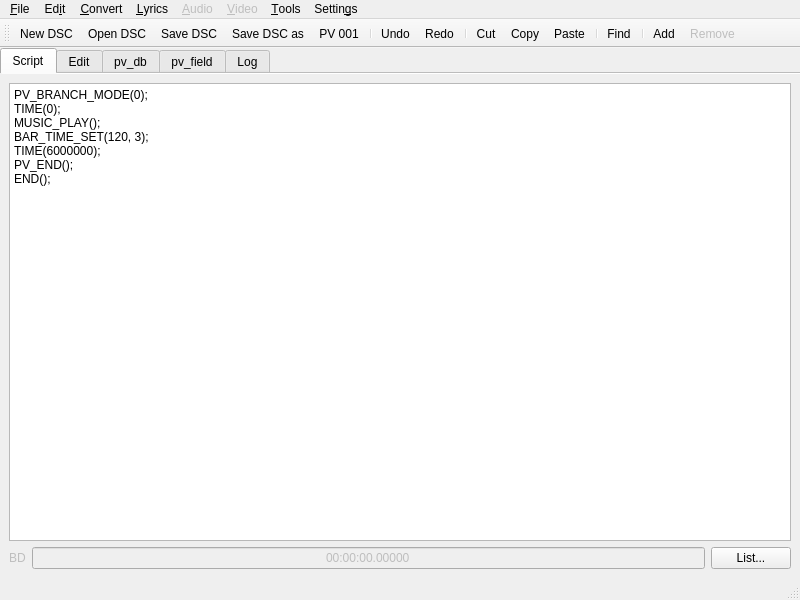
<?xml version="1.0" encoding="UTF-8"?>
<ui version="4.0">
 <class>MainWindow</class>
 <widget class="QMainWindow" name="MainWindow">
  <property name="geometry">
   <rect>
    <x>0</x>
    <y>0</y>
    <width>800</width>
    <height>600</height>
   </rect>
  </property>
  <property name="acceptDrops">
   <bool>true</bool>
  </property>
  <property name="windowTitle">
   <string>Open PD Script Editor</string>
  </property>
  <property name="windowIcon">
   <iconset resource="../res.qrc">
    <normaloff>:/2d/PokeSlow.png</normaloff>:/2d/PokeSlow.png</iconset>
  </property>
  <widget class="QWidget" name="centralwidget">
   <property name="acceptDrops">
    <bool>true</bool>
   </property>
   <layout class="QGridLayout" name="gridLayout">
    <property name="leftMargin">
     <number>0</number>
    </property>
    <property name="topMargin">
     <number>0</number>
    </property>
    <property name="rightMargin">
     <number>0</number>
    </property>
    <property name="bottomMargin">
     <number>0</number>
    </property>
    <property name="spacing">
     <number>0</number>
    </property>
    <item row="0" column="0">
     <widget class="QTabWidget" name="tabWidget">
      <property name="acceptDrops">
       <bool>true</bool>
      </property>
      <property name="currentIndex">
       <number>0</number>
      </property>
      <property name="documentMode">
       <bool>true</bool>
      </property>
      <widget class="QWidget" name="tab">
       <property name="acceptDrops">
        <bool>true</bool>
       </property>
       <attribute name="title">
        <string>Script</string>
       </attribute>
       <layout class="QGridLayout" name="gridLayout_2">
        <item row="0" column="0" colspan="2">
         <widget class="QPlainTextEdit" name="textEdit">
          <property name="lineWrapMode">
           <enum>QPlainTextEdit::NoWrap</enum>
          </property>
          <property name="plainText">
           <string>PV_BRANCH_MODE(0);
TIME(0);
MUSIC_PLAY();
BAR_TIME_SET(120, 3);
TIME(6000000);
PV_END();
END();</string>
          </property>
         </widget>
        </item>
        <item row="1" column="1">
         <widget class="QPushButton" name="pushButton_List">
          <property name="text">
           <string>List...</string>
          </property>
         </widget>
        </item>
        <item row="1" column="0">
         <widget class="QWidget" name="widget" native="true">
          <property name="enabled">
           <bool>false</bool>
          </property>
          <property name="acceptDrops">
           <bool>true</bool>
          </property>
          <layout class="QGridLayout" name="gridLayout_13">
           <property name="leftMargin">
            <number>0</number>
           </property>
           <property name="topMargin">
            <number>0</number>
           </property>
           <property name="rightMargin">
            <number>0</number>
           </property>
           <property name="bottomMargin">
            <number>0</number>
           </property>
           <item row="0" column="1">
            <widget class="QLineEdit" name="lineEdit_time">
             <property name="sizePolicy">
              <sizepolicy hsizetype="Expanding" vsizetype="Minimum">
               <horstretch>0</horstretch>
               <verstretch>0</verstretch>
              </sizepolicy>
             </property>
             <property name="acceptDrops">
              <bool>true</bool>
             </property>
             <property name="toolTip">
              <string>Timestamp</string>
             </property>
             <property name="text">
              <string>00:00:00.00000</string>
             </property>
             <property name="alignment">
              <set>Qt::AlignCenter</set>
             </property>
             <property name="readOnly">
              <bool>true</bool>
             </property>
            </widget>
           </item>
           <item row="0" column="0">
            <widget class="QLabel" name="label_Branch">
             <property name="acceptDrops">
              <bool>true</bool>
             </property>
             <property name="text">
              <string>BD</string>
             </property>
            </widget>
           </item>
          </layout>
         </widget>
        </item>
       </layout>
      </widget>
      <widget class="QWidget" name="tab_edit">
       <property name="enabled">
        <bool>false</bool>
       </property>
       <attribute name="title">
        <string>Edit</string>
       </attribute>
       <layout class="QGridLayout" name="gridLayout_5">
        <item row="0" column="0">
         <widget class="QTabWidget" name="tabWidget_edit_modules">
          <property name="acceptDrops">
           <bool>true</bool>
          </property>
          <property name="currentIndex">
           <number>0</number>
          </property>
          <widget class="QWidget" name="tab_edit_bar">
           <attribute name="title">
            <string>Bars</string>
           </attribute>
           <layout class="QGridLayout" name="gridLayout_6">
            <item row="0" column="0">
             <widget class="QTableWidget" name="tableWidget_edit">
              <property name="acceptDrops">
               <bool>true</bool>
              </property>
              <property name="editTriggers">
               <set>QAbstractItemView::NoEditTriggers</set>
              </property>
             </widget>
            </item>
           </layout>
          </widget>
          <widget class="QWidget" name="tab_edit_modules">
           <attribute name="title">
            <string>Modules</string>
           </attribute>
           <layout class="QGridLayout" name="gridLayout_11">
            <item row="0" column="0">
             <widget class="QListWidget" name="listWidget_edit_modules">
              <property name="acceptDrops">
               <bool>true</bool>
              </property>
              <property name="editTriggers">
               <set>QAbstractItemView::NoEditTriggers</set>
              </property>
             </widget>
            </item>
           </layout>
          </widget>
          <widget class="QWidget" name="tab_edit_stages">
           <attribute name="title">
            <string>Stages</string>
           </attribute>
           <layout class="QGridLayout" name="gridLayout_7">
            <item row="0" column="0">
             <widget class="QListWidget" name="listWidget_edit_stages">
              <property name="acceptDrops">
               <bool>true</bool>
              </property>
              <property name="editTriggers">
               <set>QAbstractItemView::NoEditTriggers</set>
              </property>
             </widget>
            </item>
           </layout>
          </widget>
          <widget class="QWidget" name="tab_edit_motions">
           <attribute name="title">
            <string>Motions</string>
           </attribute>
           <layout class="QGridLayout" name="gridLayout_8">
            <item row="0" column="0">
             <widget class="QListWidget" name="listWidget_edit_motions">
              <property name="acceptDrops">
               <bool>true</bool>
              </property>
              <property name="editTriggers">
               <set>QAbstractItemView::NoEditTriggers</set>
              </property>
             </widget>
            </item>
           </layout>
          </widget>
          <widget class="QWidget" name="tab_edit_handItems">
           <attribute name="title">
            <string>Hand Items</string>
           </attribute>
           <layout class="QGridLayout" name="gridLayout_9">
            <item row="0" column="0">
             <widget class="QListWidget" name="listWidget_edit_handitems">
              <property name="acceptDrops">
               <bool>true</bool>
              </property>
              <property name="editTriggers">
               <set>QAbstractItemView::NoEditTriggers</set>
              </property>
             </widget>
            </item>
           </layout>
          </widget>
          <widget class="QWidget" name="tab_edit_effects">
           <attribute name="title">
            <string>Effects</string>
           </attribute>
           <layout class="QGridLayout" name="gridLayout_10">
            <item row="0" column="0">
             <widget class="QListWidget" name="listWidget_edit_effects">
              <property name="acceptDrops">
               <bool>true</bool>
              </property>
              <property name="editTriggers">
               <set>QAbstractItemView::NoEditTriggers</set>
              </property>
             </widget>
            </item>
           </layout>
          </widget>
          <widget class="QWidget" name="tab_edit_information">
           <attribute name="title">
            <string>Information</string>
           </attribute>
           <layout class="QFormLayout" name="formLayout">
            <item row="0" column="0">
             <widget class="QLabel" name="label_edit_editname">
              <property name="acceptDrops">
               <bool>true</bool>
              </property>
              <property name="text">
               <string>Edit name:</string>
              </property>
              <property name="alignment">
               <set>Qt::AlignRight|Qt::AlignTrailing|Qt::AlignVCenter</set>
              </property>
             </widget>
            </item>
            <item row="0" column="1">
             <widget class="QLineEdit" name="lineEdit_edit_editname">
              <property name="acceptDrops">
               <bool>true</bool>
              </property>
              <property name="readOnly">
               <bool>true</bool>
              </property>
             </widget>
            </item>
            <item row="1" column="0">
             <widget class="QLabel" name="label_edit_songname">
              <property name="acceptDrops">
               <bool>true</bool>
              </property>
              <property name="text">
               <string>Song name:</string>
              </property>
              <property name="alignment">
               <set>Qt::AlignRight|Qt::AlignTrailing|Qt::AlignVCenter</set>
              </property>
             </widget>
            </item>
            <item row="1" column="1">
             <widget class="QLineEdit" name="lineEdit_edit_songname">
              <property name="acceptDrops">
               <bool>true</bool>
              </property>
              <property name="readOnly">
               <bool>true</bool>
              </property>
             </widget>
            </item>
            <item row="2" column="0">
             <widget class="QLabel" name="label_edit_starttime">
              <property name="acceptDrops">
               <bool>true</bool>
              </property>
              <property name="text">
               <string>Start time:</string>
              </property>
              <property name="alignment">
               <set>Qt::AlignRight|Qt::AlignTrailing|Qt::AlignVCenter</set>
              </property>
             </widget>
            </item>
            <item row="2" column="1">
             <widget class="QSpinBox" name="spinBox_edit_starttime">
              <property name="acceptDrops">
               <bool>true</bool>
              </property>
              <property name="readOnly">
               <bool>true</bool>
              </property>
             </widget>
            </item>
            <item row="3" column="0">
             <widget class="QLabel" name="label_edit_end">
              <property name="acceptDrops">
               <bool>true</bool>
              </property>
              <property name="text">
               <string>Song end:</string>
              </property>
              <property name="alignment">
               <set>Qt::AlignRight|Qt::AlignTrailing|Qt::AlignVCenter</set>
              </property>
             </widget>
            </item>
            <item row="3" column="1">
             <widget class="QSpinBox" name="spinBox_edit_end">
              <property name="acceptDrops">
               <bool>true</bool>
              </property>
             </widget>
            </item>
            <item row="4" column="0">
             <widget class="QLabel" name="label_edit_buttonsfx">
              <property name="acceptDrops">
               <bool>true</bool>
              </property>
              <property name="text">
               <string>Button SFX:</string>
              </property>
              <property name="alignment">
               <set>Qt::AlignRight|Qt::AlignTrailing|Qt::AlignVCenter</set>
              </property>
             </widget>
            </item>
            <item row="4" column="1">
             <widget class="QSpinBox" name="spinBox_edit_buttonsfx">
              <property name="acceptDrops">
               <bool>true</bool>
              </property>
             </widget>
            </item>
           </layout>
          </widget>
         </widget>
        </item>
       </layout>
      </widget>
      <widget class="QWidget" name="tab_pv_db">
       <attribute name="title">
        <string>pv_db</string>
       </attribute>
       <layout class="QGridLayout" name="gridLayout_3">
        <item row="0" column="0">
         <widget class="QPlainTextEdit" name="plainTextEdit_db">
          <property name="undoRedoEnabled">
           <bool>false</bool>
          </property>
          <property name="readOnly">
           <bool>true</bool>
          </property>
         </widget>
        </item>
       </layout>
      </widget>
      <widget class="QWidget" name="tab_pv_field">
       <attribute name="title">
        <string>pv_field</string>
       </attribute>
       <layout class="QGridLayout" name="gridLayout_4">
        <item row="0" column="0">
         <widget class="QPlainTextEdit" name="plainTextEdit_field">
          <property name="undoRedoEnabled">
           <bool>false</bool>
          </property>
          <property name="readOnly">
           <bool>true</bool>
          </property>
         </widget>
        </item>
       </layout>
      </widget>
      <widget class="QWidget" name="tab_log">
       <attribute name="title">
        <string>Log</string>
       </attribute>
       <layout class="QGridLayout" name="gridLayout_12">
        <item row="0" column="0">
         <widget class="QTextEdit" name="textEdit_Log">
          <property name="undoRedoEnabled">
           <bool>false</bool>
          </property>
          <property name="readOnly">
           <bool>true</bool>
          </property>
         </widget>
        </item>
       </layout>
      </widget>
     </widget>
    </item>
   </layout>
  </widget>
  <widget class="QMenuBar" name="menubar">
   <property name="geometry">
    <rect>
     <x>0</x>
     <y>0</y>
     <width>800</width>
     <height>24</height>
    </rect>
   </property>
   <widget class="QMenu" name="menuFile">
    <property name="title">
     <string>&amp;File</string>
    </property>
    <addaction name="action_New_DSC"/>
    <addaction name="actionOpen_DSC"/>
    <addaction name="actionSave_DSC"/>
    <addaction name="actionSave_DSC_as"/>
    <addaction name="actionChang_e_format"/>
    <addaction name="actionSet_PV_slot"/>
    <addaction name="actionReload_data_base_entry"/>
    <addaction name="separator"/>
    <addaction name="actionAbout"/>
    <addaction name="actionExit"/>
   </widget>
   <widget class="QMenu" name="menu_Convert">
    <property name="title">
     <string>&amp;Convert</string>
    </property>
    <addaction name="actionEdits"/>
    <addaction name="actionTime"/>
    <addaction name="separator"/>
    <addaction name="actionRun_these_before_converting_to_PDA_1_01"/>
    <addaction name="actionI_have_already_converted_the_DSC_to_PDA_1_01"/>
    <addaction name="action_FT_new_mouth_to_FT_old_mouth"/>
    <addaction name="action_Look_FT_old_look"/>
    <addaction name="action_Expressions_FT_old_expressions"/>
    <addaction name="action_Hand_animations_FT_old_animations"/>
    <addaction name="actionAll_of_them"/>
    <addaction name="actionBAR_TIME_SET_TARGET_FLYING_TIME"/>
    <addaction name="separator"/>
    <addaction name="actionPDA_2_00_to_PDA_1_01"/>
    <addaction name="separator"/>
    <addaction name="actionNormalize_TIME"/>
   </widget>
   <widget class="QMenu" name="menu_Lyrics">
    <property name="title">
     <string>&amp;Lyrics</string>
    </property>
    <addaction name="separator"/>
    <addaction name="actionImport_VTT"/>
    <addaction name="actionExport_L_RC"/>
    <addaction name="separator"/>
    <addaction name="actionLip_sync"/>
    <addaction name="actionLip_sync_VSQX"/>
   </widget>
   <widget class="QMenu" name="menu_Edit">
    <property name="title">
     <string>Ed&amp;it</string>
    </property>
    <addaction name="actionUndo"/>
    <addaction name="actionRedo"/>
    <addaction name="separator"/>
    <addaction name="actionCut"/>
    <addaction name="actionCopy"/>
    <addaction name="actionPaste"/>
    <addaction name="separator"/>
    <addaction name="actionFind_and_replace"/>
    <addaction name="separator"/>
    <addaction name="actionAdd_command"/>
    <addaction name="actionRemove_command"/>
   </widget>
   <widget class="QMenu" name="menuSettin_gs">
    <property name="title">
     <string>Settin&amp;gs</string>
    </property>
    <addaction name="action_Wrap"/>
    <addaction name="actionOverwrite_files_without_as_king"/>
    <addaction name="separator"/>
    <addaction name="action_Dark_mode"/>
    <addaction name="actionLight_mode"/>
    <addaction name="separator"/>
    <addaction name="actionClea_r_log"/>
   </widget>
   <widget class="QMenu" name="menu_Audio">
    <property name="enabled">
     <bool>false</bool>
    </property>
    <property name="title">
     <string>&amp;Audio</string>
    </property>
    <addaction name="actionSet_music_start_end"/>
    <addaction name="actionSet_chance_time_effect"/>
   </widget>
   <widget class="QMenu" name="menu_Video">
    <property name="enabled">
     <bool>false</bool>
    </property>
    <property name="title">
     <string>&amp;Video</string>
    </property>
    <addaction name="actionRemove_all_movie_commands"/>
    <addaction name="actionSet_2D_PV_start_end"/>
   </widget>
   <widget class="QMenu" name="menu_Tools">
    <property name="title">
     <string>&amp;Tools</string>
    </property>
    <addaction name="action_Bulk_check"/>
   </widget>
   <addaction name="menuFile"/>
   <addaction name="menu_Edit"/>
   <addaction name="menu_Convert"/>
   <addaction name="menu_Lyrics"/>
   <addaction name="menu_Audio"/>
   <addaction name="menu_Video"/>
   <addaction name="menu_Tools"/>
   <addaction name="menuSettin_gs"/>
  </widget>
  <widget class="QToolBar" name="toolBar">
   <property name="windowTitle">
    <string>toolBar</string>
   </property>
   <property name="toolButtonStyle">
    <enum>Qt::ToolButtonTextUnderIcon</enum>
   </property>
   <attribute name="toolBarArea">
    <enum>TopToolBarArea</enum>
   </attribute>
   <attribute name="toolBarBreak">
    <bool>false</bool>
   </attribute>
   <addaction name="action_New_DSC"/>
   <addaction name="actionOpen_DSC"/>
   <addaction name="actionSave_DSC"/>
   <addaction name="actionSave_DSC_as"/>
   <addaction name="actionSet_PV_slot"/>
   <addaction name="separator"/>
   <addaction name="actionUndo"/>
   <addaction name="actionRedo"/>
   <addaction name="separator"/>
   <addaction name="actionCut"/>
   <addaction name="actionCopy"/>
   <addaction name="actionPaste"/>
   <addaction name="separator"/>
   <addaction name="actionFind_and_replace"/>
   <addaction name="separator"/>
   <addaction name="actionAdd_command"/>
   <addaction name="actionRemove_command"/>
  </widget>
  <widget class="QStatusBar" name="statusBar"/>
  <action name="actionExit">
   <property name="text">
    <string>E&amp;xit</string>
   </property>
   <property name="menuRole">
    <enum>QAction::QuitRole</enum>
   </property>
  </action>
  <action name="actionOpen_DSC">
   <property name="icon">
    <iconset resource="../res.qrc">
     <normaloff>:/icons/icons8/color/icons/icons8/color/icons8-apri-cartella-48.png</normaloff>:/icons/icons8/color/icons/icons8/color/icons8-apri-cartella-48.png</iconset>
   </property>
   <property name="text">
    <string>&amp;Open DSC...</string>
   </property>
   <property name="shortcut">
    <string>Ctrl+O</string>
   </property>
  </action>
  <action name="actionSave_DSC">
   <property name="icon">
    <iconset resource="../res.qrc">
     <normaloff>:/icons/icons8/color/icons/icons8/color/icons8-salva-48.png</normaloff>:/icons/icons8/color/icons/icons8/color/icons8-salva-48.png</iconset>
   </property>
   <property name="text">
    <string>&amp;Save DSC...</string>
   </property>
   <property name="shortcut">
    <string>Ctrl+S</string>
   </property>
  </action>
  <action name="actionImport_VTT">
   <property name="text">
    <string>Import SRT/&amp;VTT...</string>
   </property>
  </action>
  <action name="actionLip_sync">
   <property name="text">
    <string>Lip &amp;sync SRT/VTT...</string>
   </property>
   <property name="toolTip">
    <string>Lip sync WebVTT</string>
   </property>
  </action>
  <action name="actionPDA_2_00_to_PDA_1_01">
   <property name="text">
    <string>PDA 2.00 to PDA &amp;1.01</string>
   </property>
  </action>
  <action name="action_FT_new_mouth_to_FT_old_mouth">
   <property name="text">
    <string>&amp;Mouth animations &lt;-&gt; FT old mouth animations</string>
   </property>
  </action>
  <action name="action_Look_FT_old_look">
   <property name="text">
    <string>Loo&amp;k animations &lt;-&gt; FT old look animations</string>
   </property>
  </action>
  <action name="action_Expressions_FT_old_expressions">
   <property name="text">
    <string>&amp;Expressions &lt;-&gt; FT old expressions</string>
   </property>
  </action>
  <action name="actionRun_these_before_converting_to_PDA_1_01">
   <property name="enabled">
    <bool>false</bool>
   </property>
   <property name="text">
    <string>Run these when converting old PVs to PDA 1.01</string>
   </property>
   <property name="menuRole">
    <enum>QAction::NoRole</enum>
   </property>
  </action>
  <action name="actionI_have_already_converted_the_DSC_to_PDA_1_01">
   <property name="checkable">
    <bool>true</bool>
   </property>
   <property name="text">
    <string>I have already converted the script to PDA 1.&amp;01</string>
   </property>
  </action>
  <action name="actionAll_of_them">
   <property name="text">
    <string>All &amp;of the above</string>
   </property>
  </action>
  <action name="action_Hand_animations_FT_old_animations">
   <property name="text">
    <string>&amp;Hand animations &lt;-&gt; FT old animations</string>
   </property>
  </action>
  <action name="actionBAR_TIME_SET_TARGET_FLYING_TIME">
   <property name="text">
    <string>BAR_TIME_SET &lt;-&gt; TARGET_FLYIN&amp;G_TIME (lossy)</string>
   </property>
  </action>
  <action name="actionAbout">
   <property name="text">
    <string>A&amp;bout...</string>
   </property>
  </action>
  <action name="actionSet_PV_slot">
   <property name="icon">
    <iconset resource="../res.qrc">
     <normaloff>:/icons/icons8/color/icons/icons8/color/icons8-elenco-numerato-48.png</normaloff>:/icons/icons8/color/icons/icons8/color/icons8-elenco-numerato-48.png</iconset>
   </property>
   <property name="text">
    <string>&amp;PV 001...</string>
   </property>
   <property name="toolTip">
    <string>Set PV slot</string>
   </property>
   <property name="shortcut">
    <string>Ctrl+P</string>
   </property>
  </action>
  <action name="actionUndo">
   <property name="icon">
    <iconset resource="../res.qrc">
     <normaloff>:/icons/icons8/color/icons/icons8/color/icons8-annulla-48.png</normaloff>:/icons/icons8/color/icons/icons8/color/icons8-annulla-48.png</iconset>
   </property>
   <property name="text">
    <string>&amp;Undo</string>
   </property>
   <property name="shortcut">
    <string>Ctrl+Z</string>
   </property>
  </action>
  <action name="actionRedo">
   <property name="icon">
    <iconset resource="../res.qrc">
     <normaloff>:/icons/icons8/color/icons/icons8/color/icons8-ripeti-48.png</normaloff>:/icons/icons8/color/icons/icons8/color/icons8-ripeti-48.png</iconset>
   </property>
   <property name="text">
    <string>&amp;Redo</string>
   </property>
   <property name="shortcut">
    <string>Ctrl+Y, Ctrl+Shift+Z</string>
   </property>
  </action>
  <action name="actionCut">
   <property name="icon">
    <iconset resource="../res.qrc">
     <normaloff>:/icons/icons8/color/icons/icons8/color/icons8-taglia-48.png</normaloff>:/icons/icons8/color/icons/icons8/color/icons8-taglia-48.png</iconset>
   </property>
   <property name="text">
    <string>Cu&amp;t</string>
   </property>
   <property name="shortcut">
    <string>Ctrl+X</string>
   </property>
  </action>
  <action name="actionCopy">
   <property name="icon">
    <iconset resource="../res.qrc">
     <normaloff>:/icons/icons8/color/icons/icons8/color/icons8-copia-48.png</normaloff>:/icons/icons8/color/icons/icons8/color/icons8-copia-48.png</iconset>
   </property>
   <property name="text">
    <string>Cop&amp;y</string>
   </property>
   <property name="shortcut">
    <string>Ctrl+C</string>
   </property>
  </action>
  <action name="actionPaste">
   <property name="icon">
    <iconset resource="../res.qrc">
     <normaloff>:/icons/icons8/color/icons/icons8/color/icons8-incolla-48.png</normaloff>:/icons/icons8/color/icons/icons8/color/icons8-incolla-48.png</iconset>
   </property>
   <property name="text">
    <string>&amp;Paste</string>
   </property>
   <property name="shortcut">
    <string>Ctrl+V</string>
   </property>
  </action>
  <action name="actionFind_and_replace">
   <property name="icon">
    <iconset resource="../res.qrc">
     <normaloff>:/icons/icons8/color/icons/icons8/color/icons8-trova-e-sostituisci-48.png</normaloff>:/icons/icons8/color/icons/icons8/color/icons8-trova-e-sostituisci-48.png</iconset>
   </property>
   <property name="text">
    <string>Fi&amp;nd...</string>
   </property>
   <property name="toolTip">
    <string>Find and replace</string>
   </property>
   <property name="shortcut">
    <string>Ctrl+F</string>
   </property>
  </action>
  <action name="actionAdd_command">
   <property name="icon">
    <iconset resource="../res.qrc">
     <normaloff>:/icons/icons8/color/icons/icons8/color/icons8-aggiungi-48.png</normaloff>:/icons/icons8/color/icons/icons8/color/icons8-aggiungi-48.png</iconset>
   </property>
   <property name="text">
    <string>A&amp;dd...</string>
   </property>
   <property name="toolTip">
    <string>Add command</string>
   </property>
   <property name="shortcut">
    <string>Ctrl+Shift+A</string>
   </property>
  </action>
  <action name="actionRemove_command">
   <property name="enabled">
    <bool>false</bool>
   </property>
   <property name="icon">
    <iconset resource="../res.qrc">
     <normaloff>:/icons/icons8/color/icons/icons8/color/icons8-rimuovi-48.png</normaloff>:/icons/icons8/color/icons/icons8/color/icons8-rimuovi-48.png</iconset>
   </property>
   <property name="text">
    <string>Re&amp;move...</string>
   </property>
   <property name="toolTip">
    <string>Remove command</string>
   </property>
   <property name="shortcut">
    <string>Ctrl+Shift+R</string>
   </property>
  </action>
  <action name="actionLip_sync_VSQX">
   <property name="text">
    <string>Lip s&amp;ync VSQX...</string>
   </property>
  </action>
  <action name="actionEdits">
   <property name="text">
    <string>Edit&amp;s...</string>
   </property>
  </action>
  <action name="actionSave_DSC_as">
   <property name="icon">
    <iconset resource="../res.qrc">
     <normaloff>:/icons/icons8/color/icons/icons8/color/icons8-salva-con-nome-48.png</normaloff>:/icons/icons8/color/icons/icons8/color/icons8-salva-con-nome-48.png</iconset>
   </property>
   <property name="text">
    <string>Sav&amp;e DSC as...</string>
   </property>
   <property name="shortcut">
    <string>Ctrl+Shift+S</string>
   </property>
  </action>
  <action name="action_Wrap">
   <property name="checkable">
    <bool>true</bool>
   </property>
   <property name="text">
    <string>&amp;Wrap</string>
   </property>
   <property name="shortcut">
    <string>Ctrl+W</string>
   </property>
  </action>
  <action name="action_Dark_mode">
   <property name="checkable">
    <bool>true</bool>
   </property>
   <property name="text">
    <string>&amp;Dark mode</string>
   </property>
  </action>
  <action name="actionLight_mode">
   <property name="checkable">
    <bool>true</bool>
   </property>
   <property name="text">
    <string>Lig&amp;ht mode</string>
   </property>
  </action>
  <action name="action_New_DSC">
   <property name="icon">
    <iconset resource="../res.qrc">
     <normaloff>:/icons/icons8/color/icons/icons8/color/icons8-creare-nuovo-48.png</normaloff>:/icons/icons8/color/icons/icons8/color/icons8-creare-nuovo-48.png</iconset>
   </property>
   <property name="text">
    <string>&amp;New DSC...</string>
   </property>
   <property name="shortcut">
    <string>Ctrl+N</string>
   </property>
  </action>
  <action name="actionChang_e_format">
   <property name="icon">
    <iconset resource="../res.qrc">
     <normaloff>:/icons/icons8/color/icons/icons8/color/icons8-file-binario-48.png</normaloff>:/icons/icons8/color/icons/icons8/color/icons8-file-binario-48.png</iconset>
   </property>
   <property name="text">
    <string>Chan&amp;ge format...</string>
   </property>
  </action>
  <action name="actionOverwrite_files_without_as_king">
   <property name="checkable">
    <bool>true</bool>
   </property>
   <property name="text">
    <string>Overwrite files without as&amp;king</string>
   </property>
  </action>
  <action name="actionSet_music_start_end">
   <property name="text">
    <string>Set &amp;music start/end...</string>
   </property>
  </action>
  <action name="actionSet_chance_time_effect">
   <property name="text">
    <string>Set chance &amp;time effect...</string>
   </property>
  </action>
  <action name="actionRemove_all_movie_commands">
   <property name="text">
    <string>&amp;Remove all movie commands</string>
   </property>
  </action>
  <action name="actionSet_2D_PV_start_end">
   <property name="text">
    <string>Set 2&amp;D PV start/end...</string>
   </property>
  </action>
  <action name="actionExport_L_RC">
   <property name="text">
    <string>Export L&amp;RC...</string>
   </property>
  </action>
  <action name="actionTime">
   <property name="text">
    <string>&amp;Time...</string>
   </property>
  </action>
  <action name="actionReload_data_base_entry">
   <property name="text">
    <string>Reload data&amp;base entry</string>
   </property>
  </action>
  <action name="action_Bulk_check">
   <property name="text">
    <string>&amp;Bulk check...</string>
   </property>
  </action>
  <action name="actionClea_r_log">
   <property name="text">
    <string>Clea&amp;r log</string>
   </property>
  </action>
  <action name="actionNormalize_TIME">
   <property name="text">
    <string>Normalize TIME</string>
   </property>
  </action>
 </widget>
 <resources>
  <include location="../res.qrc"/>
 </resources>
 <connections/>
</ui>
